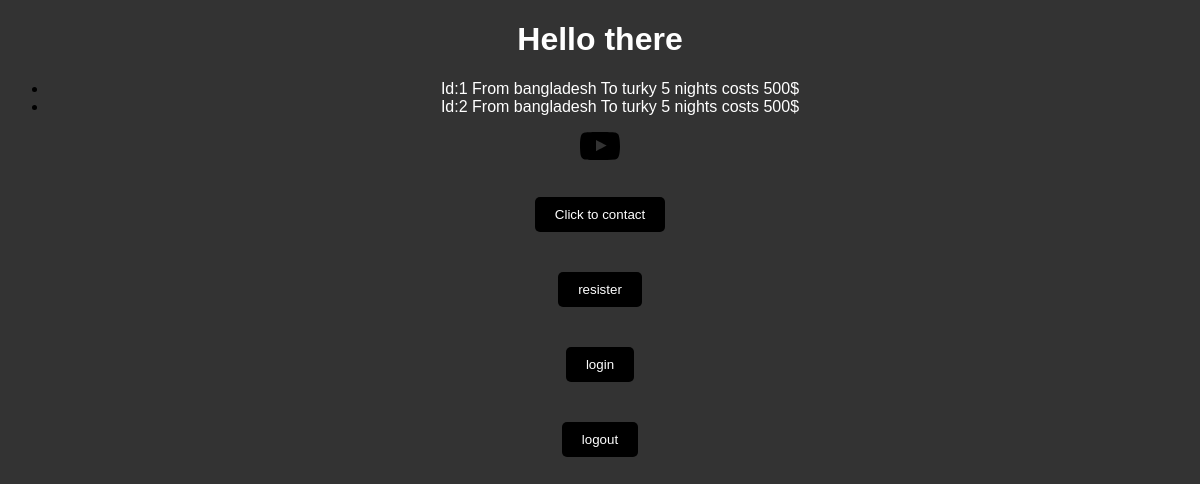
The app's page / (signed in), older data.
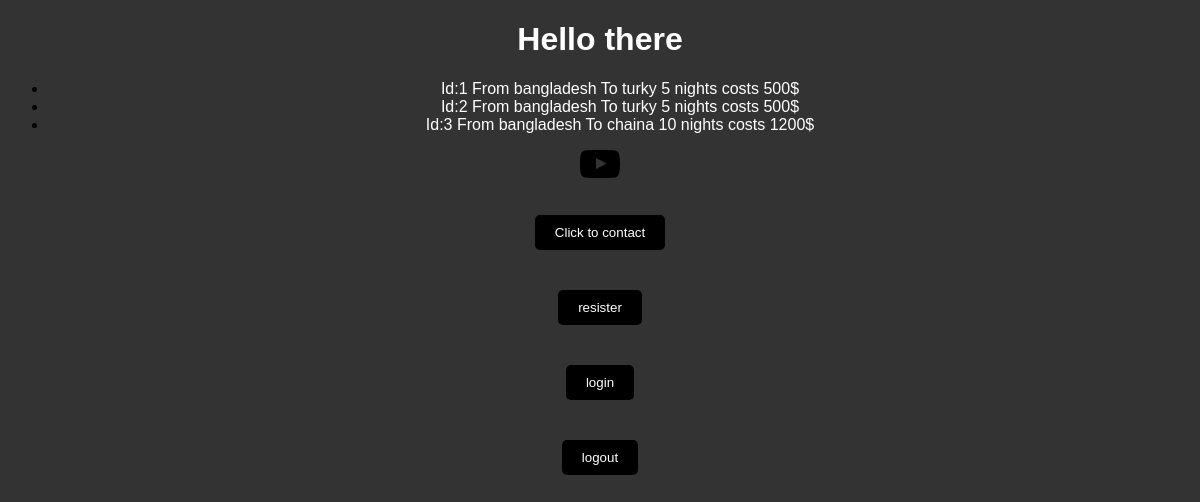
The same page, newer data.
### myapp/models.py (models this page shows)
class Tour(models.Model):
    oregin_country = models.CharField(max_length=64)
    destiny_country = models.CharField(max_length=64)
    nights = models.IntegerField()
    price = models.IntegerField()
    def __str__(self):
        return (f'Id:{self.id} From {self.oregin_country} To {self.destiny_country} {self.nights} nights costs {self.price}$')

### myapp/views.py (the view)
# urls.py: path('', views.home,name='home'),
@login_required
def home(request):
    tours = Tour.objects.all()
    context = {'tours':tours}
    return render(request , 'tours/home.html',context)

### myapp/templates/tours/home.html (shortened to what this page needs)
{% load static %}
<!DOCTYPE html>
<html lang="en">
  <head>
    <link rel="stylesheet" href="{% static 'css/style.css' %}" />
  </head>
  <body>
    <div>
      <h1>Hello there</h1>
      <ul>
        {% for tour in tours %}
        <li>{{tour}}</li>
        {% endfor %}
      </ul>
    </div>
    <div class="item-center">
      <a href="https://www.youtube.com" target="_blank">
      </a>
    </div>
    <div class="btn1">
      <a href="{% url 'contact' %}"
        ><button type="submit" class="btn">Click to contact</button></a
      >
    </div>
    <div class="btn1">
      <a href="{% url 'resister' %}"
        ><button type="submit" class="btn">resister</button></a
      >
    </div>
    <div class="btn1">
      <a href="{% url 'login' %}"
        ><button type="submit" class="btn">login</button></a
      >
    </div>
    <div class="btn1">
      <a href="{% url 'logout' %}"
        ><button type="submit" class="btn">logout</button></a
      >
    </div>
  </body>
</html>

### myapp/static/css/style.css (style rules this page uses)
body { text-align: center; align-self: center; font-family:'Franklin Gothic Medium', 'Arial Narrow', Arial, sans-serif; background-color: #333; -webkit-text-fill-color: white; }
button { background-color: black; color: white; padding: 10px 20px; border-radius: 5px; cursor: pointer; border: none; margin: 20px; }
a { font-size: 20px; text-decoration: none; color:#b3ff51; }

Row changes from the older to the newer data that the page shows:
added Tour: id+oregin_country+destiny_country "Id:3 From bangladesh To chaina 10 nights costs 1200$"
